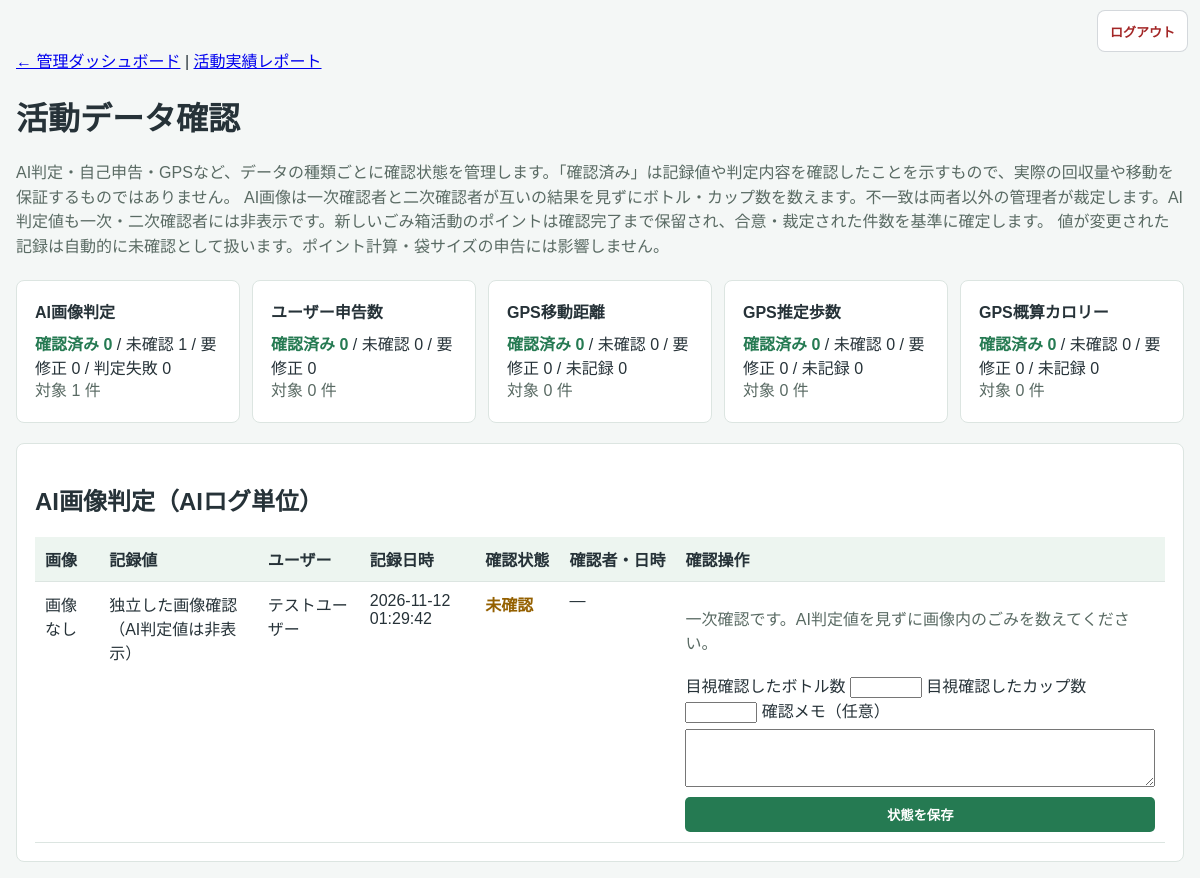
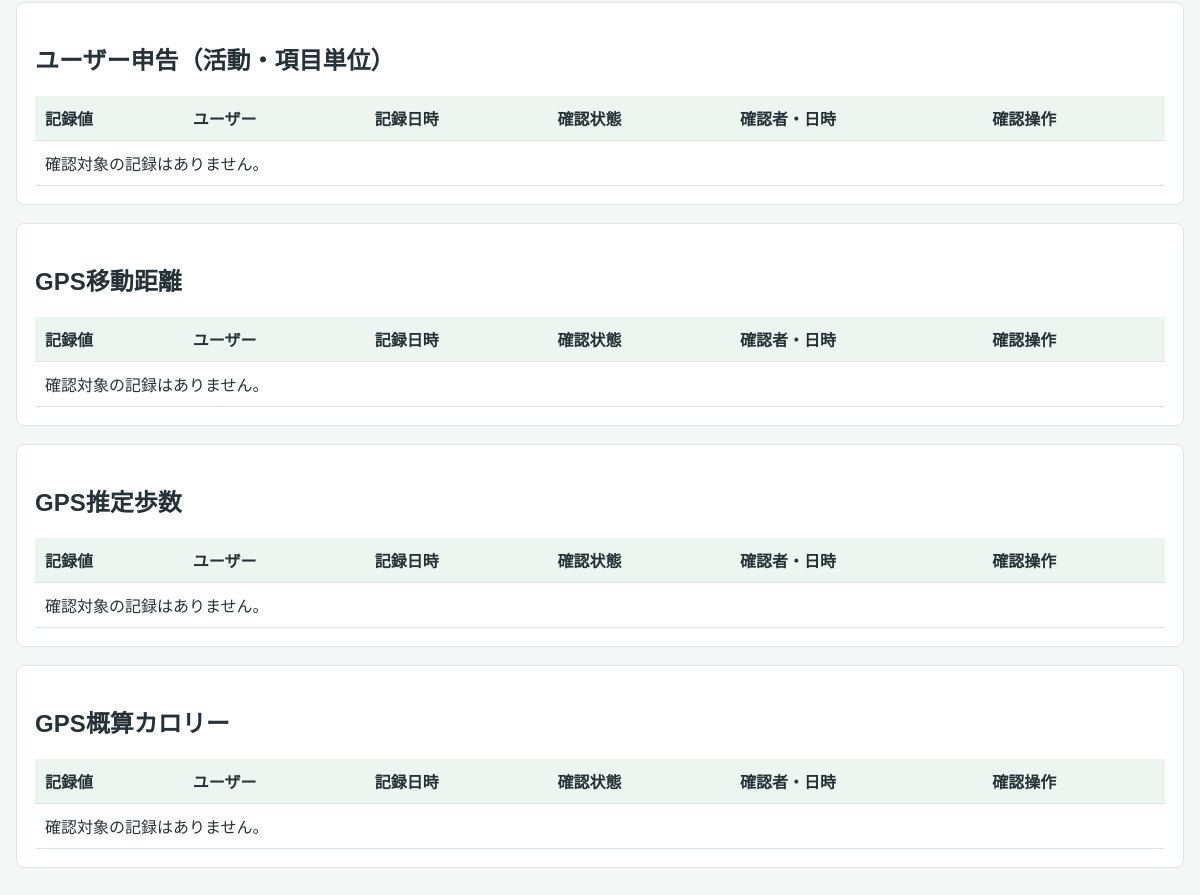
Screenshot of /admin/activity-verifications (signed in) with the database file from the repository (2 pictures, top to bottom).
### tables this page shows
CREATE TABLE ai_logs (
                id INTEGER PRIMARY KEY AUTOINCREMENT,
                user_id INTEGER,
                activity_id INTEGER,
                detected_count INTEGER,
                confidence REAL,
                image_path TEXT,
                is_flagged INTEGER DEFAULT 0,
                flag_reason TEXT,
                created_at TEXT DEFAULT CURRENT_TIMESTAMP, result_status TEXT NOT NULL
                DEFAULT 'detected'
                CHECK(result_status IN ('detected', 'no_detection', 'failed')), image_sha256 TEXT, detected_classes_json TEXT,
                FOREIGN KEY (user_id) REFERENCES users(id)
            );

CREATE TABLE users (
                    id INTEGER PRIMARY KEY AUTOINCREMENT,
                    email TEXT UNIQUE,
                    password TEXT,
                    name TEXT,
                    role TEXT,
                    total_points INTEGER DEFAULT 0 CHECK(total_points >= 0)
                , login_destination TEXT NOT NULL
                    DEFAULT 'user'
                    CHECK(login_destination IN ('user', 'organizer')), onboarding_completed INTEGER NOT NULL
                    DEFAULT 0 CHECK(onboarding_completed IN (0, 1)));

### app.py (the view, shortened to what this page needs)
@app.route('/admin/activity-verifications')
@admin_required
def admin_activity_verifications():
    conn = get_db()
    try:
        current_states = load_verification_states(conn)
        items = []
        logs = conn.execute('''
            SELECT l.*, u.name AS user_name, a.title AS activity_title,
                   a.points_status, a.points_earned, a.points_pending
            FROM ai_logs l
            LEFT JOIN users u ON u.id = l.user_id
            LEFT JOIN activity_history a ON a.id = l.activity_id
            ORDER BY l.created_at DESC, l.id DESC
        ''').fetchall()
        for log in logs:
            verification = get_verification_state(
                conn, 'ai_result', log, current_states
            )
            detected_classes = parse_ai_detected_classes(
                log['detected_classes_json']
            )
            item = {
                'target_type': 'ai_result',
                'target_id': log['id'],
                'label': VERIFICATION_DATA_TYPES['ai_result'],
                'value': (
                    f"{log['detected_count']} 個 / 信頼度 "
                    f"{round(float(log['confidence'] or 0) * 100, 1)}%"
                    if log['result_status'] != 'failed'
                    else '判定失敗'
                ),
                'user_name': log['user_name'] or 'ユーザー情報なし',
                'date': log['created_at'],
                'status': (
                    'failed'
                    if log['result_status'] == 'failed'
                    else verification['status']
                ),
                'stale': verification['stale'],
                'reviewer_id': verification['reviewer_id'],
                'reviewer_name': verification['reviewer_name'],
                'reviewed_at': verification['reviewed_at'],
                'review_note': verification['review_note'],
                'image_url': None,
                'reviewable': log['result_status'] != 'failed',
                'result_status': log['result_status'],
                'detail_url': url_for('admin_ai_log_detail', log_id=log['id']),
                'activity_title': log['activity_title'],
                'points_status': log['points_status'],
                'points_earned': log['points_earned'],
                'points_pending': log['points_pending'],
                'detected_bottle_count': (
                    detected_classes['bottle'] if detected_classes else None
                ),
                'detected_cup_count': (
                    detected_classes['cup'] if detected_classes else None
                ),
                'verified_bottle_count': verification['verified_bottle_count'],
                'verified_cup_count': verification['verified_cup_count'],
                'reviewer2_id': verification['reviewer2_id'],
                'verified_bottle_count_2': verification['verified_bottle_count_2'],
                'verified_cup_count_2': verification['verified_cup_count_2'],
                'adjudicated_bottle_count': verification['adjudicated_bottle_count'],
                'adjudicated_cup_count': verification['adjudicated_cup_count'],
                'adjudicator_id': verification['adjudicator_id'],
                'review_stage': verification['review_stage'],
                'consensus_bottle_count': verification['consensus_bottle_count'],
                'consensus_cup_count': verification['consensus_cup_count'],
                'review_action': (
                    'complete'
                    if verification['review_stage'] in {'agreed', 'adjudicated'}
                    else (
                        'first'
                        if verification['reviewer_id'] is None
                        or verification['review_stage'] == 'single'
                        else (
                            'first_edit'
                            if verification['reviewer_id'] == session['user_id']
                            and verification['reviewer2_id'] is None
                            else (
                                'second'
                                if verification['reviewer2_id'] is None
                                else (
                                    'adjudicate'
                                    if session['user_id'] not in {
                                        verification['reviewer_id'],
                                        verification['reviewer2_id'],
                                    }
                                    else 'adjudication_wait'
                                )
                            )
                        )
                    )
                ),
            }
            image_path = log['image_path'] or ''
            image_name = os.path.basename(image_path)
            if (
                image_name
                and image_name == image_path.replace('\\', '/').rsplit('/', 1)[-1]
                and allowed_file(image_name)
            ):
                item['image_url'] = url_for(
                    'admin_ai_image', filename=image_name
                )
            items.append(item)
        declarations = conn.execute('''
            SELECT a.*, u.name AS user_name
            FROM activity_history a
            LEFT JOIN users u ON u.id = a.user_id
            WHERE a.type = 'trash_bin' AND a.user_declared_count > 0
            ORDER BY a.date DESC, a.id DESC
        ''').fetchall()
        gps_activities = conn.execute('''
            SELECT a.*, u.name AS user_name
            FROM activity_history a
            LEFT JOIN users u ON u.id = a.user_id
            WHERE a.type = 'event' AND a.gps_measured = 1
            ORDER BY a.date DESC, a.id DESC
        ''').fetchall()
        gps_fields = {
            'gps_distance': ('distance', lambda value: f'{value:.3f} km'),
            'gps_steps': ('steps', lambda value: f'{value} 歩'),
            'gps_calories': ('calories', lambda value: f'{value} kcal'),
        }
        items.sort(key=lambda item: (item['date'] or '', item['target_id']), reverse=True)
        summary = {
            target_type: {
                'label': label,
                'total': 0,
                'unreviewed': 0,
                'confirmed': 0,
                'correction_required': 0,
                'failed': 0,
                'unrecorded': 0,
            }
            for target_type, label in VERIFICATION_DATA_TYPES.items()
        }
        for item in items:
            summary[item['target_type']]['total'] += 1
            summary[item['target_type']][item['status']] += 1
        unclassified_declarations = conn.execute('''
            SELECT COUNT(*) FROM activity_history
            WHERE type = 'trash_bin'
                AND (user_declared_count IS NULL OR user_declared_count <= 0)
        ''').fetchone()[0]
        return render_template(
            'admin_activity_verifications.html',
            items=items,
            summary=summary,
            unclassified_declarations=unclassified_declarations,
        )
    finally:
        conn.close()

### templates/admin_activity_verifications.html (shortened to what this page needs)
<!DOCTYPE html>
<html lang="ja">
<head>
</head>
<body>
    {% include "_admin_navigation.html" %}
    <main>
        <p><a href="{{ url_for('admin_dashboard') }}">← 管理ダッシュボード</a> | <a href="{{ url_for('admin_activity_report') }}">活動実績レポート</a></p>
        <h1>活動データ確認</h1>
        <p class="note">
            AI判定・自己申告・GPSなど、データの種類ごとに確認状態を管理します。「確認済み」は記録値や判定内容を確認したことを示すもので、実際の回収量や移動を保証するものではありません。
            AI画像は一次確認者と二次確認者が互いの結果を見ずにボトル・カップ数を数えます。不一致は両者以外の管理者が裁定します。AI判定値も一次・二次確認者には非表示です。新しいごみ箱活動のポイントは確認完了まで保留され、合意・裁定された件数を基準に確定します。
            値が変更された記録は自動的に未確認として扱います。ポイント計算・袋サイズの申告には影響しません。
        </p>
        <div class="grid">
            {% for target_type, row in summary.items() %}
                <div class="card">
                    <strong>{{ row.label }}</strong>
                    <span class="count">確認済み {{ row.confirmed }}</span> /
                    未確認 {{ row.unreviewed }} /
                    要修正 {{ row.correction_required }}
                    {% if target_type == 'ai_result' %}/ 判定失敗 {{ row.failed }}{% endif %}
                    {% if target_type in ['gps_distance', 'gps_steps', 'gps_calories'] %}/ 未記録 {{ row.unrecorded }}{% endif %}<br>
                    <span class="note">対象 {{ row.total }} 件</span>
                </div>
            {% endfor %}
        </div>
        {% for target_type, section_title in [
            ('ai_result', 'AI画像判定（AIログ単位）'),
            ('user_declaration', 'ユーザー申告（活動・項目単位）'),
            ('gps_distance', 'GPS移動距離'),
            ('gps_steps', 'GPS推定歩数'),
            ('gps_calories', 'GPS概算カロリー')
        ] %}
            <section>
                <h2>{{ section_title }}</h2>
                <table>
                    <thead>
                        <tr>
                            {% if target_type == 'ai_result' %}<th>画像</th>{% endif %}
                            <th>記録値</th>
                            <th>ユーザー</th>
                            <th>記録日時</th>
                            <th>確認状態</th>
                            <th>確認者・日時</th>
                            <th>確認操作</th>
                        </tr>
                    </thead>
                    <tbody>
                    {% for item in items if item.target_type == target_type %}
                        <tr id="{{ item.target_type }}-{{ item.target_id }}">
                            {% if target_type == 'ai_result' %}
                                <td>{% if item.image_url %}<img class="thumb" src="{{ item.image_url }}" alt="AI判定画像">{% else %}画像なし{% endif %}</td>
                            {% endif %}
                            <td>
                                {% if target_type == 'ai_result' and item.review_action in ['first', 'first_edit', 'second'] %}
                                    独立した画像確認（AI判定値は非表示）
                                {% elif item.value is not none %}{{ item.value }}{% else %}未記録{% endif %}
                            </td>
                            <td>{{ item.user_name }}</td>
                            <td>{{ item.date or '—' }}</td>
                            <td class="status status-{{ item.status }}">
                                {% if target_type == 'ai_result' and item.review_stage == 'agreed' %}二名一致・合意
                                {% elif target_type == 'ai_result' and item.review_stage == 'adjudicated' %}第三者裁定済み
                                {% elif item.status == 'unrecorded' %}未記録
                                {% elif item.status == 'confirmed' %}確認済み
                                {% elif item.status == 'correction_required' %}要修正
                                {% elif item.status == 'failed' %}判定失敗
                                {% elif target_type == 'ai_result' and item.review_stage == 'second_review_pending' %}一次確認済み・二次確認待ち
                                {% elif target_type == 'ai_result' and item.review_stage == 'adjudication_pending' %}意見不一致・第三者裁定待ち
                                {% else %}未確認{% endif %}
                            </td>
                            <td>{% if item.reviewed_at %}{{ item.reviewer_name or '管理者ID ' ~ item.reviewer_id }}<br>{{ item.reviewed_at }}{% else %}—{% endif %}</td>
                            <td>
                                {% if item.value is none %}
                                    値が未記録のため確認対象外です。
                                {% elif not item.reviewable %}
                                    判定結果がないため確認対象外です。
                                {% elif target_type == 'ai_result' and item.review_action == 'complete' %}
                                    二名の確認が一致しています。
                                {% elif target_type == 'ai_result' and item.review_action == 'adjudication_wait' %}
                                    一次・二次確認者以外の管理者による裁定を待っています。
                                {% else %}
                                <form class="review-form" method="POST" action="{{ url_for('update_activity_verification', target_type=item.target_type, target_id=item.target_id) }}">
                                    {% if target_type != 'ai_result' %}
                                      <label>
                                        状態
                                        <select name="status">
                                            <option value="unreviewed" {% if item.status == 'unreviewed' %}selected{% endif %}>未確認に戻す</option>
                                            <option value="confirmed" {% if item.status == 'confirmed' %}selected{% endif %}>確認済み</option>
                                            <option value="correction_required" {% if item.status == 'correction_required' %}selected{% endif %}>要修正</option>
                                        </select>
                                      </label>
                                      <label>
                                        確認メモ（要修正の場合は必須）
                                        <textarea name="review_note" maxlength="1000">{{ item.review_note or '' }}</textarea>
                                      </label>
                                    {% else %}
                                      {% if item.review_action == 'adjudicate' %}
                                        <p class="note">二名の確認が異なります。画像を再確認し、裁定値を入力してください。</p>
                                      {% elif item.review_action == 'second' %}
                                        <p class="note">一次確認とは独立して画像を数えてください。一次確認値とAI判定値は表示していません。</p>
                                      {% else %}
                                        <p class="note">一次確認です。AI判定値を見ずに画像内のごみを数えてください。</p>
                                      {% endif %}
                                      <label>
                                        {% if item.review_action == 'adjudicate' %}裁定したボトル数{% else %}目視確認したボトル数{% endif %}
                                        <input type="number" name="verified_bottle_count" min="0" max="1000" required value="{% if item.review_action == 'first_edit' %}{{ item.verified_bottle_count }}{% endif %}">
                                      </label>
                                      <label>
                                        {% if item.review_action == 'adjudicate' %}裁定したカップ数{% else %}目視確認したカップ数{% endif %}
                                        <input type="number" name="verified_cup_count" min="0" max="1000" required value="{% if item.review_action == 'first_edit' %}{{ item.verified_cup_count }}{% endif %}">
                                      </label>
                                      <label>
                                        確認メモ（任意）
                                        <textarea name="review_note" maxlength="1000"></textarea>
                                      </label>
                                    {% endif %}
                                    <button type="submit">状態を保存</button>
                                </form>
                                {% endif %}
                            </td>
                        </tr>
                    {% else %}
                        <tr><td colspan="{% if target_type == 'ai_result' %}7{% else %}6{% endif %}">確認対象の記録はありません。</td></tr>
                    {% endfor %}
                    </tbody>
                </table>
            </section>
        {% endfor %}
    </main>
</body>
</html>

### rows the page displays
ai_logs: label "AI画像判定", confirmed "0", unreviewed "1", correction_required "0", failed "0", total "1", user_name "テストユーザー", created_at "2026-11-12 01:29:42"

### other values shown
{{ row.label }} "ユーザー申告数" "GPS移動距離" "GPS推定歩数" "GPS概算カロリー"
{{ row.confirmed }} "0" "0" "0" "0"
{{ row.unreviewed }} "0" "0" "0" "0"
{{ row.correction_required }} "0" "0" "0" "0"
{{ row.total }} "0" "0" "0" "0"
{{ row.unrecorded }} "0" "0" "0"
{{ section_title }} "AI画像判定（AIログ単位）" "ユーザー申告（活動・項目単位）" "GPS移動距離" "GPS推定歩数" "GPS概算カロリー"
